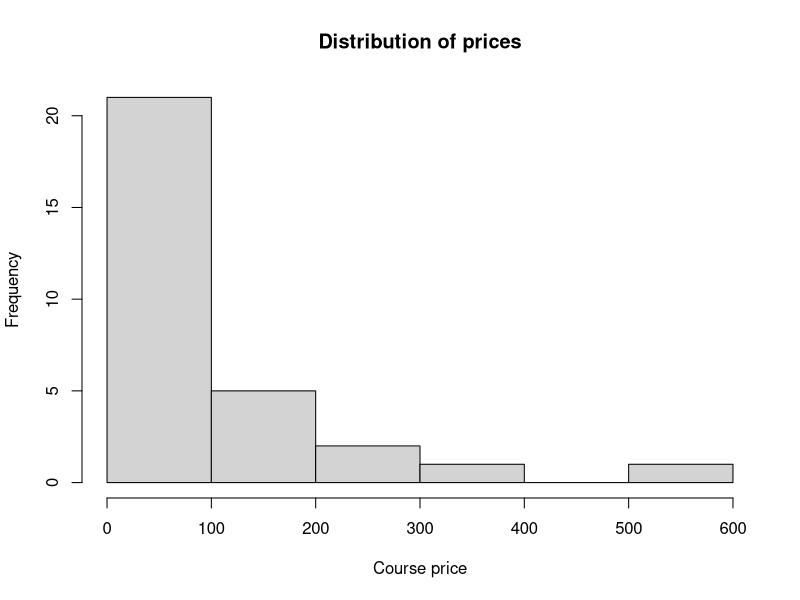
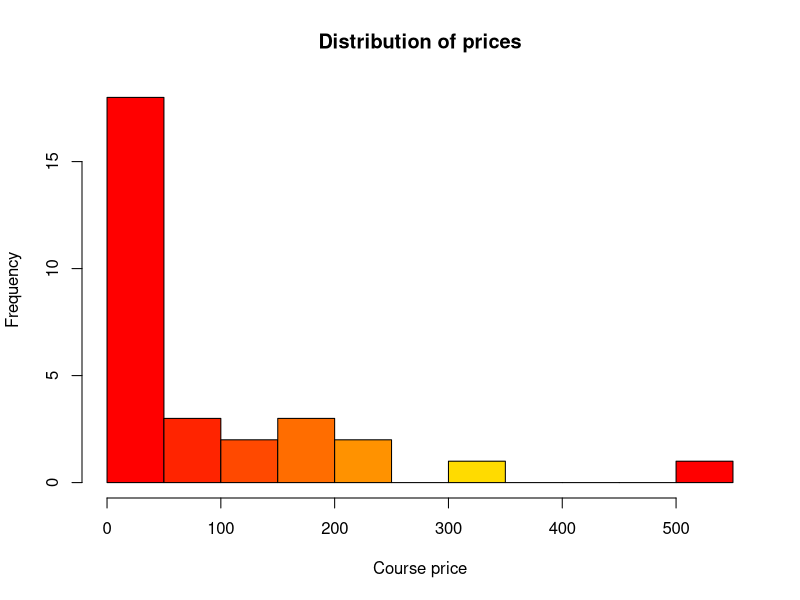
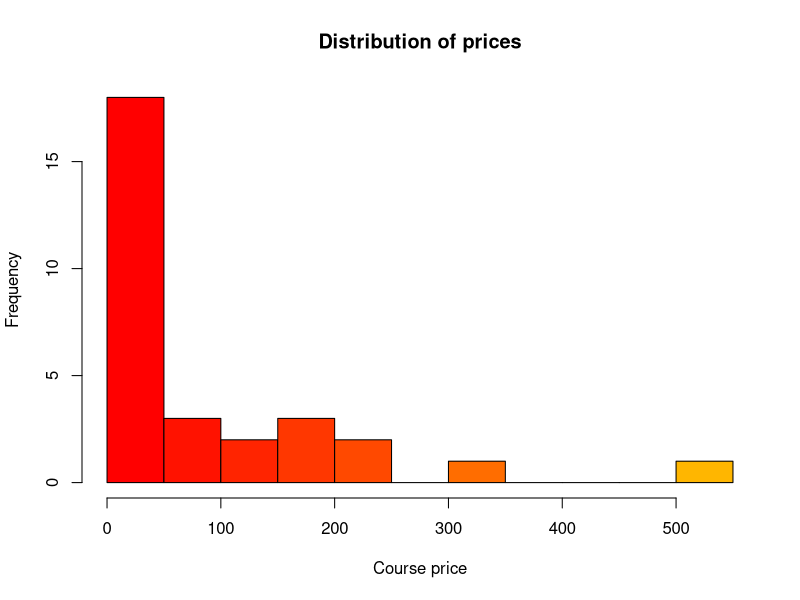
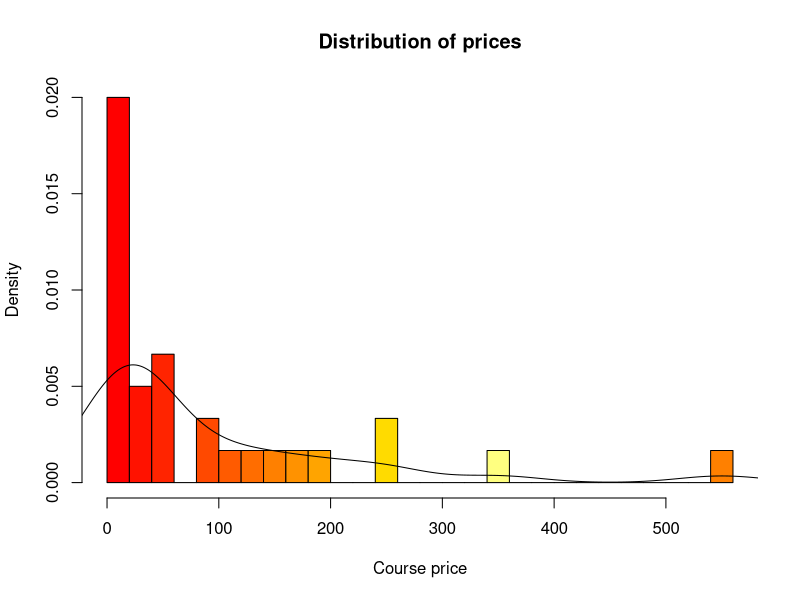

Reproduce these figures in R, in order.
revenue <- data.frame(total=as.numeric(c(250, 20, 35, 0, 5, 120, 550, 12, 14, 18,
                                         50, 130, 15, 44, 33, 250, 0, 99, 95, 20,
                                         30, 200, 350, 11, 55, 0, 12, 160, 44, 180)),
                      areas=c('L', 'M', 'L', 'F', 'M', 'M', 'F', 'M', 'F', 'M',
                              'L', 'M', 'L', 'F', 'M', 'M', 'F', 'M', 'F', 'M',
                              'L', 'M', 'L', 'F', 'M', 'M', 'F', 'M', 'F', 'M'),
                      years=c('2014', '2015', '2015', '2014', '2014', '2016', '2016', '2015', '2015', '2015',
                              '2015', '2016', '2014', '2016', '2014', '2016', '2016', '2014', '2016', '2015',
                              '2015', '2016', '2016', '2016', '2015', '2016', '2014', '2016', '2016', '2016'))

# Simple histogram of total revenue
hist(revenue$total, main="Distribution of prices", xlab="Course price")

# Change the bucket size
hist(revenue$total, main="Distribution of prices", xlab="Course price", breaks=10, col=heat.colors(10))
hist(revenue$total, main="Distribution of prices", xlab="Course price", breaks=10, col=heat.colors(20))

# if you want to see how likely it is that an interval of values of the x-axis occurs, you will need a probability density rather than frequency. We thus want to ask for a histogram of proportions. You can change this by setting the freq argument to false or set the prob argument to true
hist(revenue$total, main="Distribution of prices", xlab="Course price", breaks=20, col=heat.colors(20), prob=TRUE)
lines(density(revenue$total))
